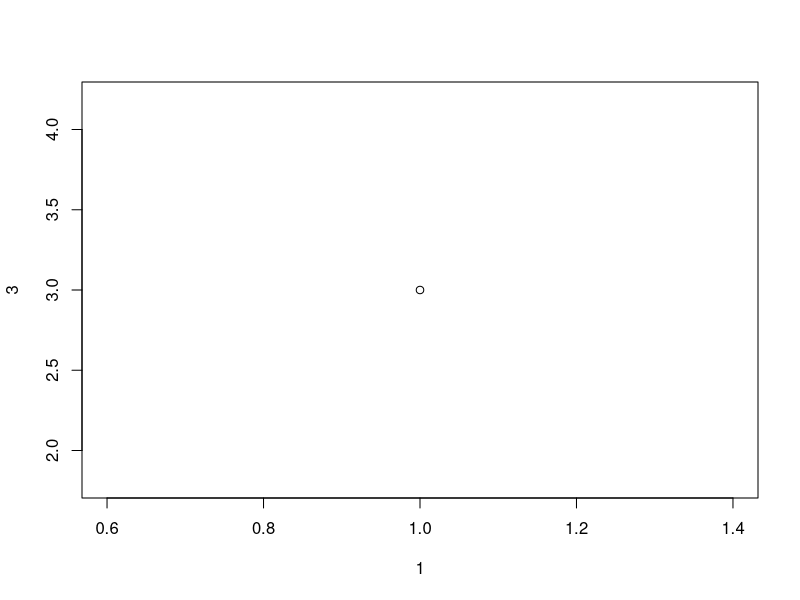
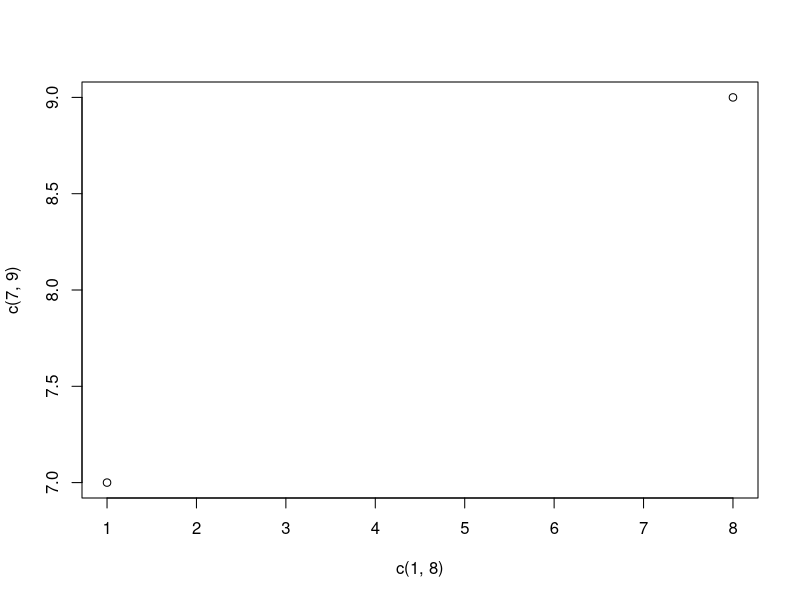
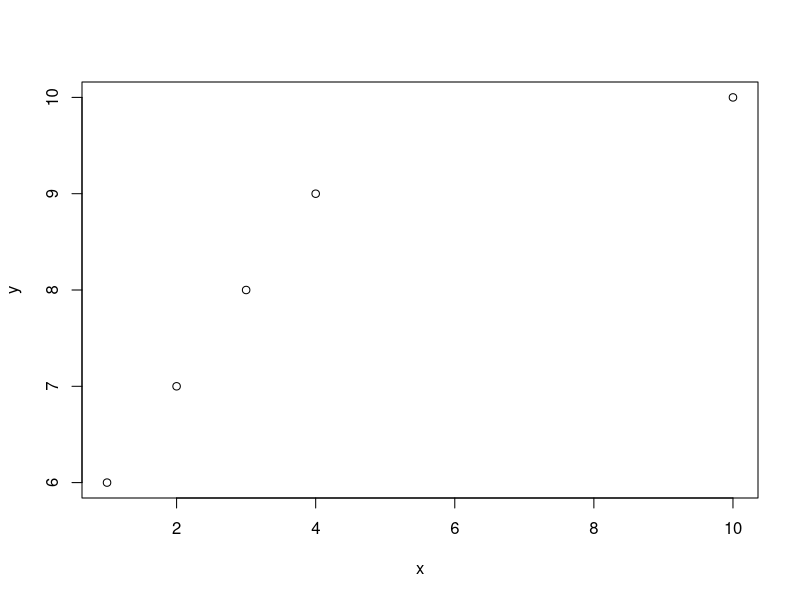
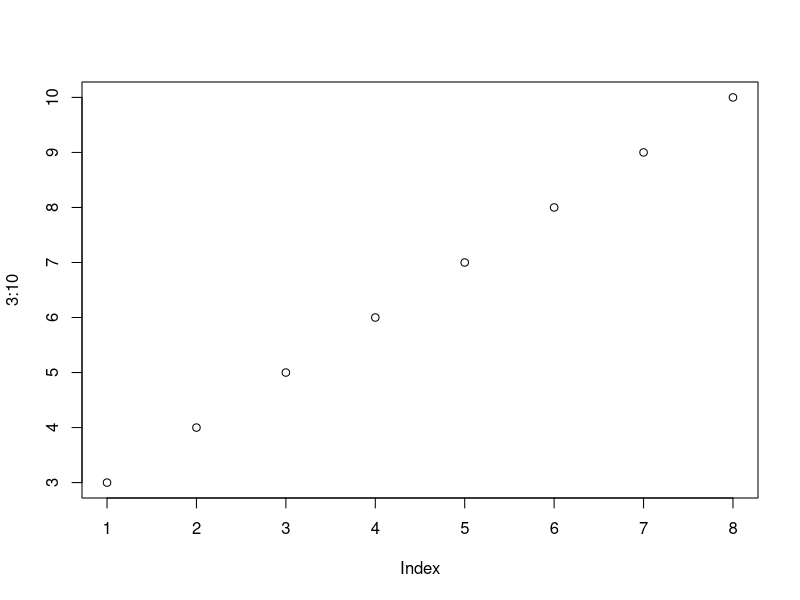
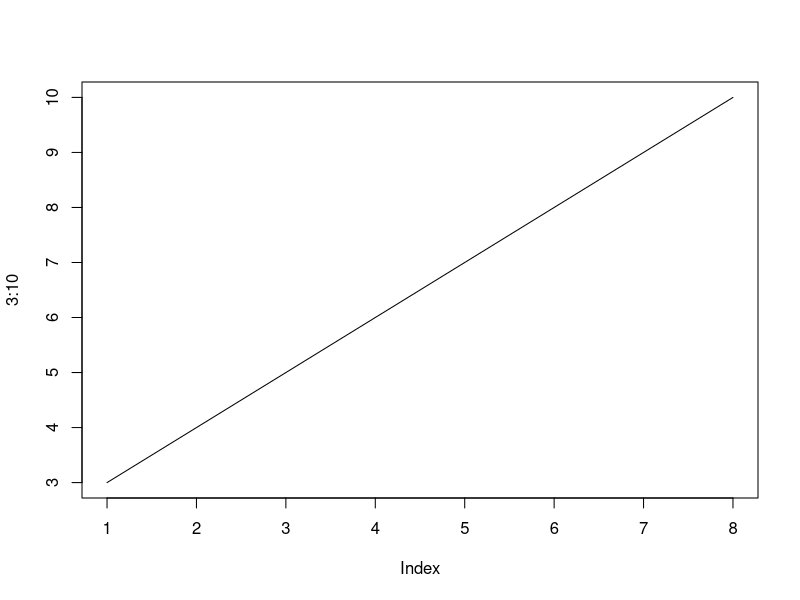
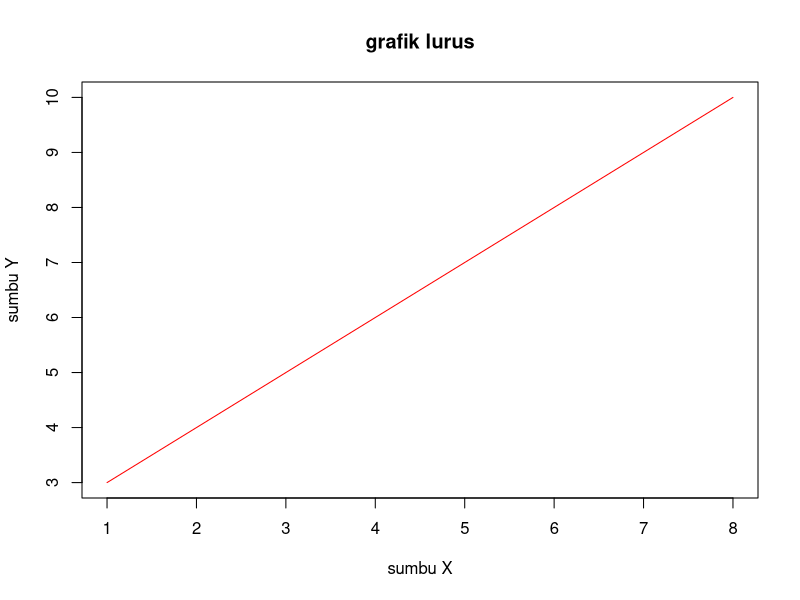
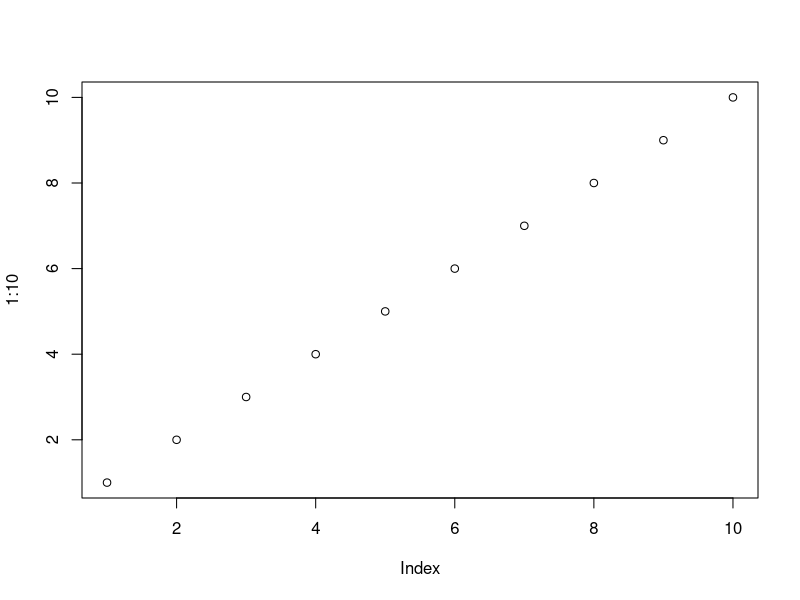
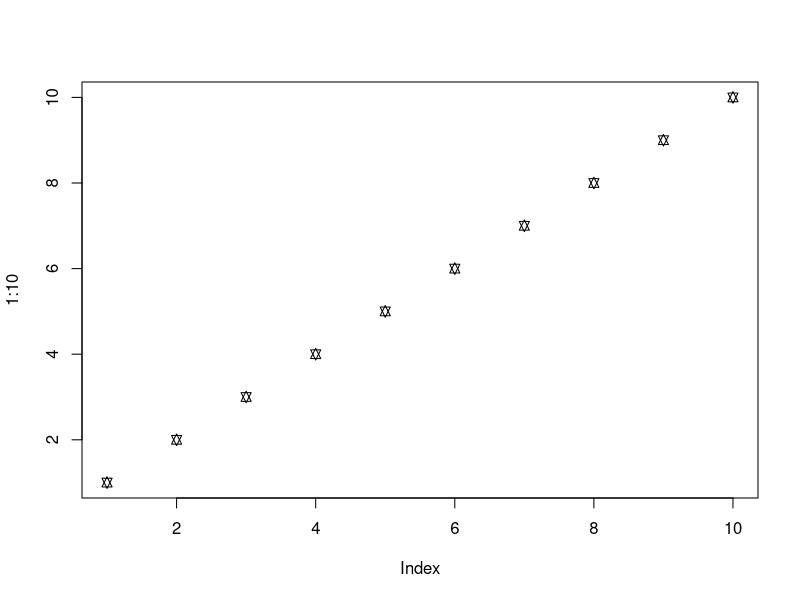

These figures' R source, in order:
# Tipe data

print("Numeric")
a <- 10
class(a)

print("Integer")
b <- 1000L
class(b)

print("Character")
c <- "nama saya adalah Amar"
class(c)

print("complex")
d <- 9i + 3
class(d)

print("boolean")
e <- TRUE
class(e)

# Struktur data

buah = c("Mangga", "Manggis", "Semangka")
buah #vector

list_buah = list("Mangga", "Manggis", "Semangka", 10, 20)
list_buah #data list

matrix_angka <- matrix(c(1,2,3,4,5,6),nrow=3, ncol=2)
matrix_angka

# Data frame (DF)
statistik_game_RPG = data.frame(
  stat = c("Power","Mana","HP"),
  marksman = c(100,40,50),
  fighter = c(80,60,70)
  )
statistik_game_RPG

# Vector numerik
angka = c(1,2,3)
angka

urutan = 1:20
urutan

urutan_desimal = 1.5:6.5
urutan_desimal

urutan_desimal = 1.5:6.3
urutan_desimal #angka terakhir tidak masuk

# Panjang vektor
length(urutan_desimal)
length(buah)

# Mengurutkan vektor
fruits = c("Banana", "Apple", "Mango", "Lemon")
sort(fruits)

# Mengakses vektor
fruits[1]
fruits[-1]

# Mengganti item
fruits[1] = "Pear"
fruits

# Data frame
statistik_game_RPG
summary(statistik_game_RPG)

# mengakses data frame
statistik_game_RPG[1]
statistik_game_RPG$marksman

# Menambahkan baris baru di data frame
statistik_game_RPG
statistik_game_RPG = rbind(statistik_game_RPG, c("Shield",60,80))
statistik_game_RPG

RPG = statistik_game_RPG
RPG

# Menambahkan kolom di data frame
RPG = cbind(RPG, assassin = c(70,40,50,60))
RPG

# menghapus baris dan kolom di data frame
RPG_hapusbariskolom = RPG[-c(1), -c(1)]
RPG_hapusbariskolom

# Mencari dimensi
dim(RPG)
dim(RPG_hapusbariskolom)

# Melihat data frame
View(RPG)
View(RPG_hapusbariskolom)

# Menggabungkan dua data frame
data_frame1 <- data.frame(
  senjata = c("AKM", "M762", "Uzi"),
  skin = c("Glacier", "Stray Rebellion", "The Fool"),
  damage = c(48, 45, 25)
)

data_frame2 <- data.frame(
  senjata = c("Thompson", "M416", "Groza"),
  skin = c("Candy Cane", "Techno Core", "Ryomen Sukuna"),
  damage = c(42, 41, 48)
)

FPS = rbind(data_frame1, data_frame2)
View(FPS)

## Grafik
# Plot
plot(1,3)
plot(c(1,8),c(7,9))

x = c(1,2,3,4,10)
y = c(6,7,8,9,10)
plot(x,y)

plot(3:10) # urutan
plot(3:10, type = "l")

plot(3:10, main = "grafik lurus", xlab = "sumbu X", ylab = "sumbu Y", type = "l", col = "red")

plot(1:10)
plot(1:10, pch = 11)

plot(1:10, pch = 11, type = "l")
plot(1:10, pch = 11, type = "l", lwd = 5)

x <- c(1,2,3,4,10)
y <- c(6,7,8,9,10)
plot(x, type = "l", col = "blue")
lines(y, type = "l", col = "green")
